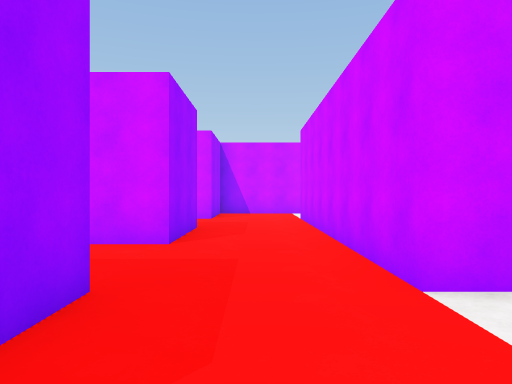
view 1 (above)

14 first-person views from a walk through a scene from a Unity 3-D project. The camera is 1.5 m above the floor, looks level and sees 70° across. The floor is counted in squares, 2 m on a side. Each view is taken from the middle of a square. On the plan, view 1 faces up. The plan holds only what a view shows up to about 11 squares ahead; the rest is blank. The player character is not drawn.

view 2
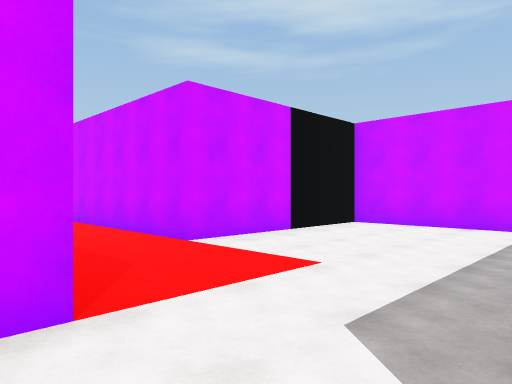

view 3
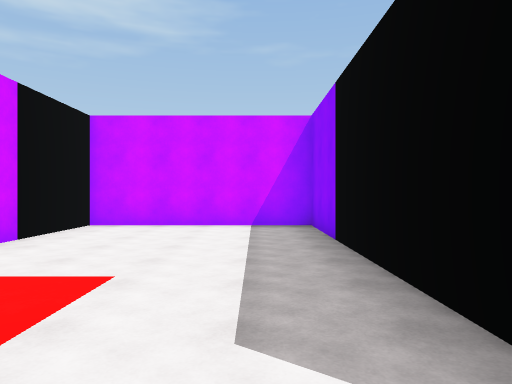

view 4
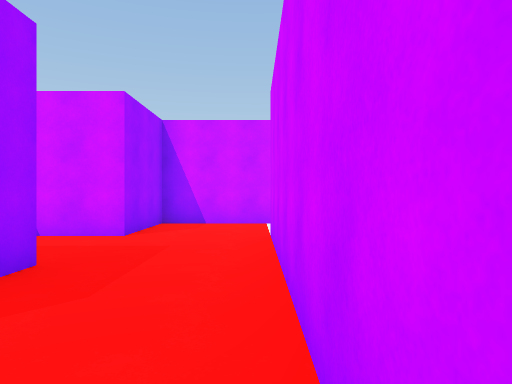

view 5
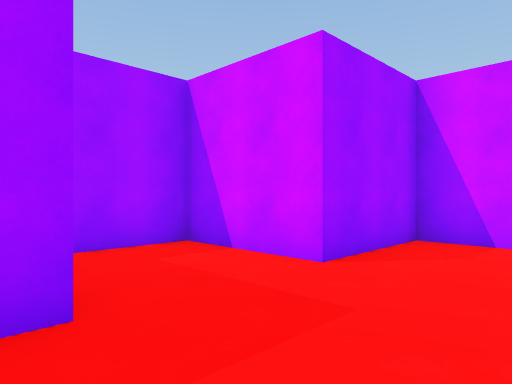

view 6
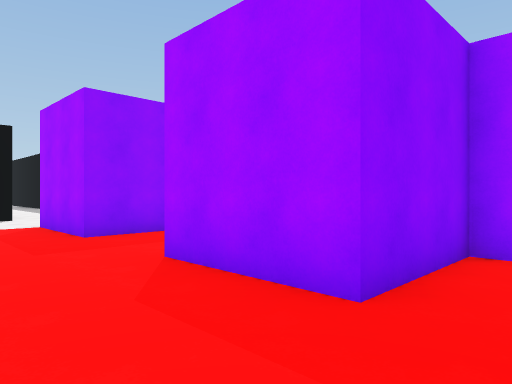

view 7
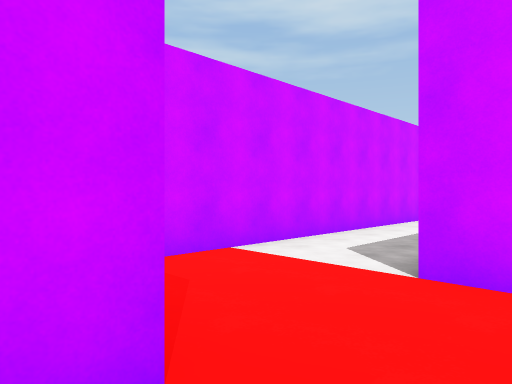

view 8
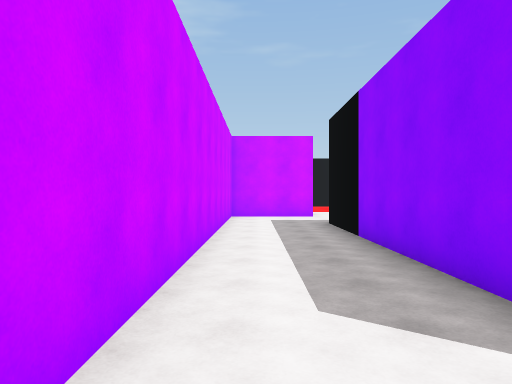

view 9
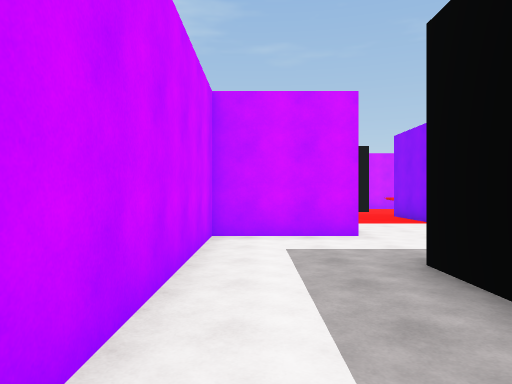

view 10
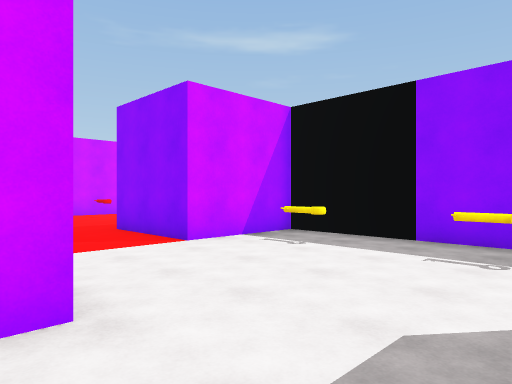

view 11
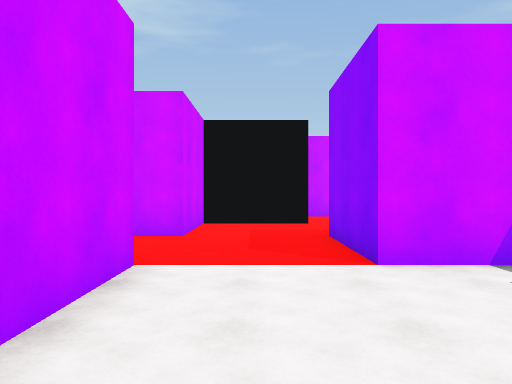

view 12
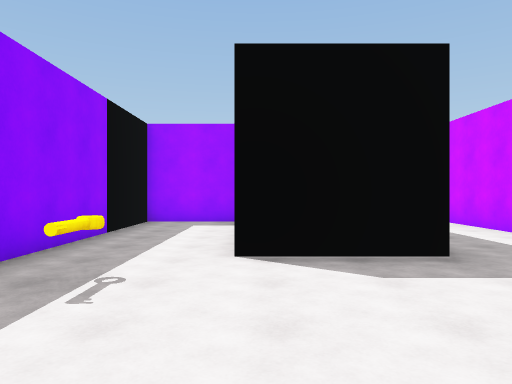

view 13
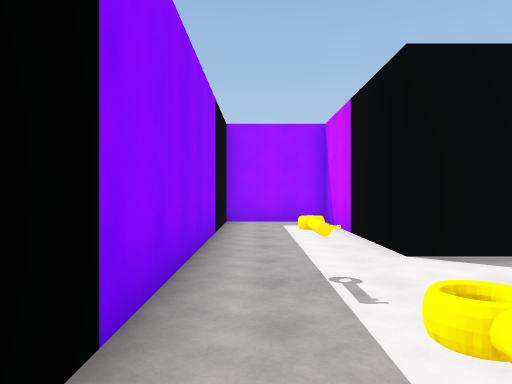

view 14
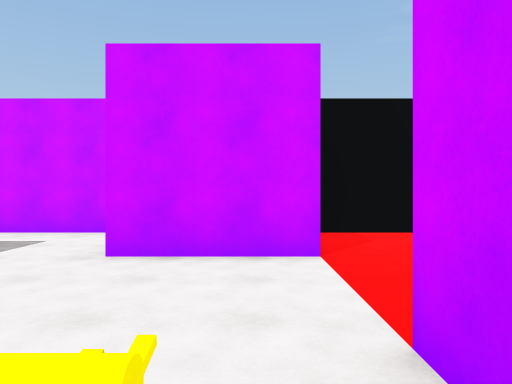

### Floor plan
Points are (right, up) in squares from view 1. A wall is a line through its corners. A room is listed if a view was taken in it or the views show most of it. See-through windows are left out.
Room 1 (views 1, 2, 3, 4, 5, 6, 7, 8)
walls: (-2.8, 2.8) (-1.2, 2.8) (-1.2, 0.2) (-1.6, 0.2); (-1.4, -2.3) (-0.9, -2.3); (3.5, -2.3) (6.3, -2.3) (6.3, 2.7) (1.3, 2.7) (1.3, 10.2); (0.5, 12.7) (-1.2, 12.7) (-1.2, 10.2) (-3.7, 10.2) (-3.7, 7.7) (-1.2, 7.7) (-1.2, 5.2) (-2.5, 5.2)
ways out: opening at (1.5, 11.5) to room 2; opening at (-2.5, -3.5)
Room 2 (views 9, 10, 11, 12, 13, 14)
walls: (7.8, 7.8) (3.8, 7.8) (3.8, 5.3) (13.8, 5.3) (13.8, 7.7) (16.2, 7.7); (13.8, 10.2) (11.2, 10.2) (11.2, 12.7) (0.5, 12.7); (16, 12.7) (14.1, 12.7); (2.5, 10.2) (8.8, 10.2); (18.7, 7.6) (18.7, 10.2) (16.3, 10.2) (16.3, 11.1)
low walls: (9.6, 6.5) (10.4, 6.5) (9.6, 6.5); (12.1, 6.5) (12.9, 6.5) (12.1, 6.5)
ways out: opening at (1.5, 11.5) to room 1; opening at (17.5, 7)

Where each view was taken, in squares from view 1:
view 1: 0 up, 0 right, facing up
view 2: 2 down, 2 left, facing up-right
view 3: 1 down, 2 left, facing right
view 4: 4 up, 1 right, facing up
view 5: 7 up, 1 right, facing up-left
view 6: 9 up, 1 right, facing down-left
view 7: 9 up, 2 left, facing up-right
view 8: 12 up, 0 right, facing right
view 9: 12 up, 5 right, facing right
view 10: 11 up, 9 right, facing down-right
view 11: 9 up, 10 right, facing right
view 12: 8 up, 13 right, facing left
view 13: 6 up, 13 right, facing left
view 14: 6 up, 13 right, facing up
